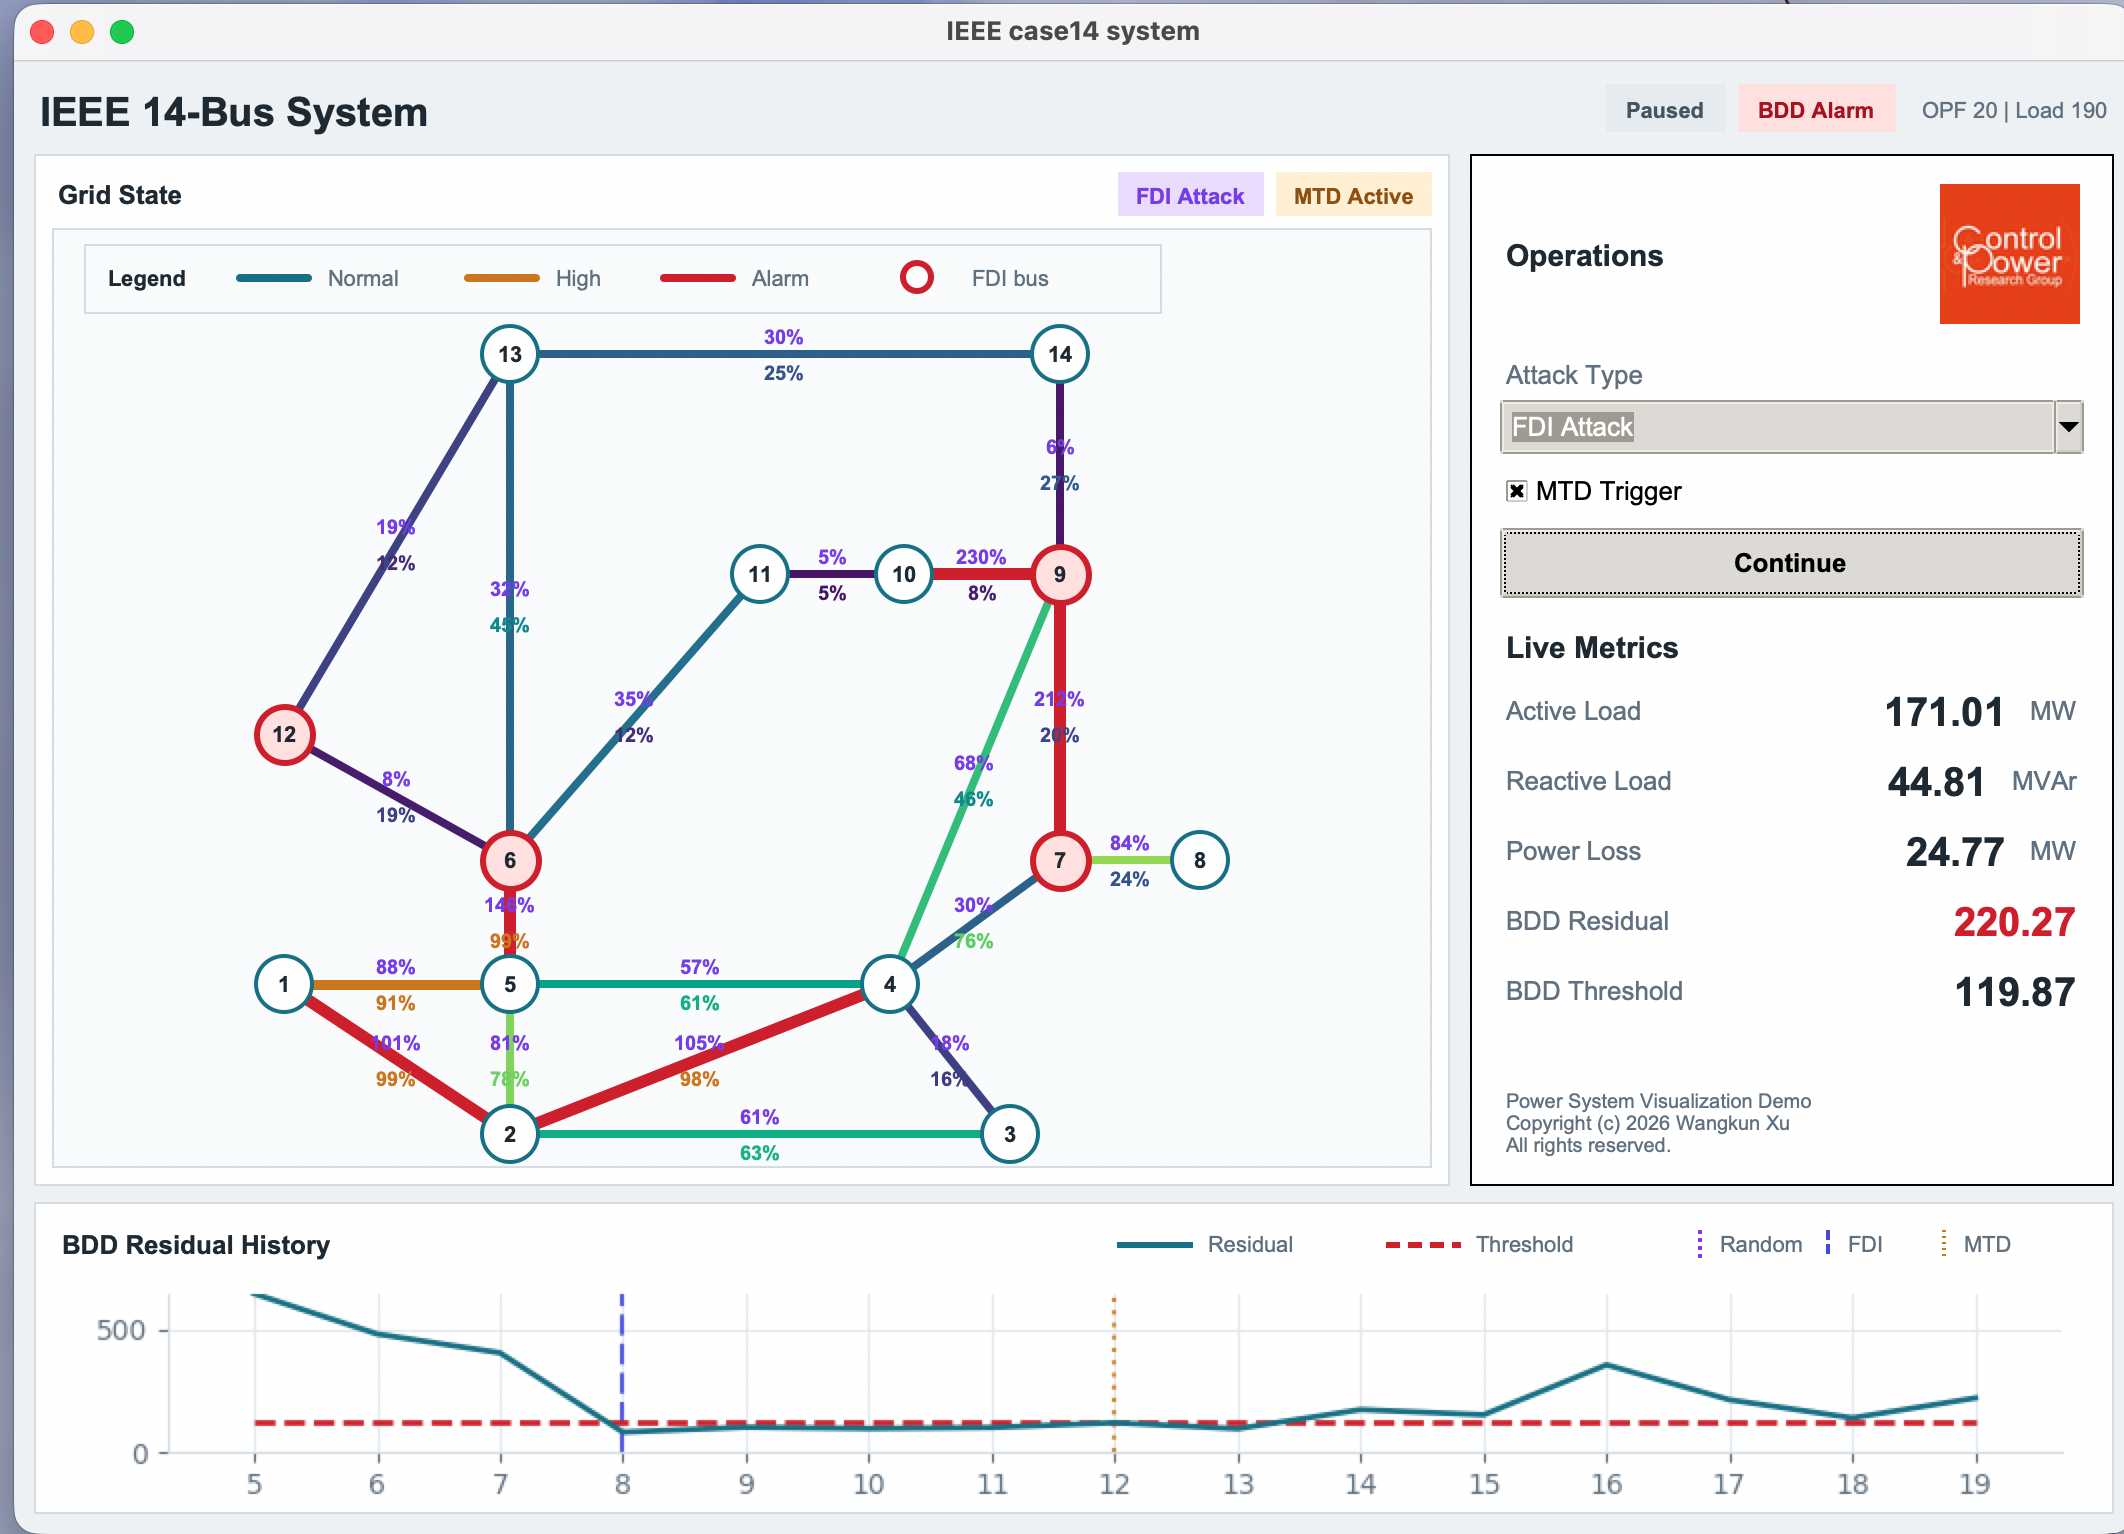

Here is the Python script that generated this plot:
"""
Main file for Display.

Author: Wangkun Xu
Copyright (c) 2026 Wangkun Xu. All rights reserved.

The current version includes:
1. Run OPF.
2. Display the normal measurement.
3. Display both random and FDI attacks.

Limits:
1. I only write the display function with full pf and pi. 
2. The residual plot pop up automatically when running the code.

TODO:
1. In the future, we can display the estimated measurement.
2. Add button to control the pop up residual.
"""


"""
Import
"""
from gen_data import gen_case, gen_load
from src.case14.coordinate import *
from pypower.api import case14
from pypower.idx_brch import RATE_A, PF, BR_X
from pypower.idx_bus import PD
from pypower.idx_gen import PG, QG
import tkinter as tk
from tkinter import ttk
from power_sys import power_env
import numpy as np
from matplotlib import cm, colors
from config_mea_idx import define_mea_idx_noise
import random
from platform import system
from PIL import ImageTk, Image
from copy import deepcopy

try:
    RESAMPLE_LANCZOS = Image.Resampling.LANCZOS
except AttributeError:
    RESAMPLE_LANCZOS = Image.ANTIALIAS

"""
Call matplotlib-canvas backend
"""
# To connect matplotlib to tkinter canvas and also for dynamically update the plot
import matplotlib
matplotlib.use('TkAgg')    # Use Tkinter backend in matplotlib
from matplotlib.figure import Figure
from matplotlib.backends.backend_tkagg import FigureCanvasTkAgg

class case_display:
    def __init__(self, display_window, case_env):
        
        """
        ATTR
        """
        self.display_window = display_window                   # The main window
        self.case_env = case_env                               # The instance of grid
        self.opf_idx = 0                                       # The number of run of opf
        self.flow_limit = case_env.case['branch'][:,RATE_A]    # The limit of active flow on each line
        self.is_pause = False
        self.att_choice = ['No Attack', 'Random Attack', 'FDI Attack']
        self.att_select = tk.StringVar()
        self.att_select.set(self.att_choice[0])   # Set the defaut as 'No Attack'

        self.residual_summary = []   # Record the residual of each run
        self.att_record = []         # Record the attack types at each opf run
        self.event_markers = []      # Record attack/MTD start indices for the residual plot
        self.prev_attack_mode = self.att_select.get()
        self.prev_mtd_state = 0
        
        self.delay_time = 1500       # The time interval between two OPFs

        # Copy the case_env whose reactance never changes for the attacker
        self.case_env_ori = deepcopy(case_env)

        """
        Measurement No.
        """
        # z = [pf, pt, pi, vang, qf, qt, qi, vmag] in the current setting
        # Measurement no
        self.pf_no = len(self.case_env.idx['pf'])
        self.pt_no = len(self.case_env.idx['pt'])
        self.pi_no = len(self.case_env.idx['pi'])
        self.vang_no = len(self.case_env.idx['vang'])
        self.qf_no = len(self.case_env.idx['qf'])
        self.qt_no = len(self.case_env.idx['qt'])
        self.qi_no = len(self.case_env.idx['qi'])
        self.vmag_no = len(self.case_env.idx['vmag'])

        """
        Attack Settings
        """

        # RANDOM ATT
        self.att_ratio_max = 0.01     # Maximum measurement change

        # FDI ATT
        self.fdi_min_posi_no = 4      # Maximum and minimum number of attacked buses
        self.fdi_max_posi_no = 8

        """
        MTD settings
        """
        self.max_reac_ratio = 0.3
        self.min_reac_ratio = 0.1

        """
        Display settings
        """
        r = 14                                  # Parameter to control the ON-GRID DISPLAY, unit: px
        self.r_brch = 9                         # shifting parameters for load flow text, unit: px
        self.wait_time = 1000                   # Interval between two opf (in ms)
        self.color_no = 256                     # The number of colors used in the branch loading rate
        self.color_name = 'viridis'
        self.font = 'Arial'
        self.font_title = (self.font, 20, 'bold')
        self.font_section = (self.font, 13, 'bold')
        self.font_label = (self.font, 11)
        self.font_value = (self.font, 17, 'bold')
        self.font_badge = (self.font, 11, 'bold')
        self.font_panel_section = (self.font, 15, 'bold')
        self.font_panel_label = (self.font, 13)
        self.font_panel_value = (self.font, 20, 'bold')
        self.font_panel_button = (self.font, 13, 'bold')
        self.font_panel_footer = (self.font, 10)
        self.font_grid = (self.font, 11, 'bold')
        self.font_grid_small = (self.font, 10, 'bold')
        self.palette = {
            'bg': '#eef1f4',
            'panel': '#ffffff',
            'panel_edge': '#d5dce3',
            'canvas': '#f9fbfc',
            'text': '#1f2933',
            'muted': '#627080',
            'normal': '#256f86',
            'warning': '#c77900',
            'alarm': '#c92a2a',
            'attack': '#7c3aed',
            'ok_bg': '#dff3ea',
            'ok_fg': '#17603a',
            'warn_bg': '#fff0d1',
            'warn_fg': '#8a5200',
            'alarm_bg': '#ffe1df',
            'alarm_fg': '#a21d1d',
            'idle_bg': '#e6ebf0',
            'idle_fg': '#465461',
        }
        matplotlib.rcParams['lines.linewidth'] = 2    # Matplotlib settings
        matplotlib.rc('xtick', labelsize=10)
        matplotlib.rc('ytick', labelsize=10)

        self.residual_plot_len = 15             # The No. of residuals show at the same time in the residual plot

        self.display_window.configure(bg=self.palette['bg'])
        self.display_window.minsize(1060, 720)
        self._configure_style()

        self.app_frame = tk.Frame(self.display_window, bg=self.palette['bg'], padx=10, pady=10)
        self.app_frame.grid(row=0, column=0, sticky='nsew')
        self.display_window.rowconfigure(0, weight=1)
        self.display_window.columnconfigure(0, weight=1)
        self.app_frame.rowconfigure(1, weight=1)
        self.app_frame.columnconfigure(0, weight=1)

        self.header_frame = tk.Frame(self.app_frame, bg=self.palette['bg'])
        self.header_frame.grid(row=0, column=0, sticky='ew', pady=(0, 8))
        self.header_frame.columnconfigure(0, weight=1)

        self.title_label = tk.Label(
            self.header_frame,
            text='IEEE 14-Bus System',
            font=self.font_title,
            bg=self.palette['bg'],
            fg=self.palette['text'],
            anchor='w',
        )
        self.title_label.grid(row=0, column=0, sticky='w')

        self.run_status_label = tk.Label(self.header_frame, font=self.font_badge, padx=8, pady=4)
        self.run_status_label.grid(row=0, column=1, padx=(6, 0))
        self.bdd_status_label = tk.Label(self.header_frame, font=self.font_badge, padx=8, pady=4)
        self.bdd_status_label.grid(row=0, column=2, padx=(6, 0))
        self.opf_label = tk.Label(
            self.header_frame,
            text='OPF 0',
            font=self.font_label,
            bg=self.palette['bg'],
            fg=self.palette['muted'],
        )
        self.opf_label.grid(row=0, column=3, padx=(10, 0))

        self.content_frame = tk.Frame(self.app_frame, bg=self.palette['bg'])
        self.content_frame.grid(row=1, column=0, sticky='nsew')
        self.content_frame.rowconfigure(0, weight=1)
        self.content_frame.columnconfigure(0, weight=1)

        self.grid_panel = tk.Frame(
            self.content_frame,
            bg=self.palette['panel'],
            highlightbackground=self.palette['panel_edge'],
            highlightthickness=1,
            padx=8,
            pady=8,
        )
        self.grid_panel.grid(row=0, column=0, sticky='nsew', padx=(0, 10))
        self.grid_panel.rowconfigure(1, weight=1)
        self.grid_panel.columnconfigure(0, weight=1)

        self.grid_header = tk.Frame(self.grid_panel, bg=self.palette['panel'])
        self.grid_header.grid(row=0, column=0, sticky='ew', pady=(0, 6))
        self.grid_header.columnconfigure(0, weight=1)
        tk.Label(
            self.grid_header,
            text='Grid State',
            font=self.font_section,
            bg=self.palette['panel'],
            fg=self.palette['text'],
            anchor='w',
        ).grid(row=0, column=0, sticky='w')
        self.attack_status_label = tk.Label(self.grid_header, font=self.font_badge, padx=7, pady=3)
        self.attack_status_label.grid(row=0, column=1, padx=(6, 0))
        self.mtd_status_label = tk.Label(self.grid_header, font=self.font_badge, padx=7, pady=3)
        self.mtd_status_label.grid(row=0, column=2, padx=(6, 0))
        
        """
        ON-GRID DISPLAY
        """
        self.sys_canvas = tk.Canvas(
            self.grid_panel,
            width=570,
            height=468,
            bg=self.palette['canvas'],
            highlightthickness=1,
            highlightbackground=self.palette['panel_edge'],
        )
        self.sys_canvas.grid(row=1, column=0, sticky='nsew')
        self.grid_diagram_offset = (0, 0)
        self.grid_legend_bottom = 42
        
        # Coordinate of each bus
        for i in range(len(case_env.case['branch'])):
            f_bus = case_env.f_bus[i]
            t_bus = case_env.t_bus[i]
            x1 = coordinate[f'{f_bus+1}'][0]
            y1 = coordinate[f'{f_bus+1}'][1]
            x2 = coordinate[f'{t_bus+1}'][0]
            y2 = coordinate[f'{t_bus+1}'][1]

            # Draw BRANCHES
            self.sys_canvas.create_line(
                x1,
                y1,
                x2,
                y2,
                fill='#9ba8b3',
                width=4,
                capstyle=tk.ROUND,
                tags=(f'line_{i}', 'grid_diagram'),
            )
            
            # Branch flow display
            x = (x1+x2)/2
            y = (y1+y2)/2

            # The tag is used to change the color of different line loading.
            self.sys_canvas.create_text(x, y - self.r_brch, tags=(f'line_text_above_{i}', 'grid_diagram'))
            self.sys_canvas.create_text(x, y + self.r_brch, tags=(f'line_text_below_{i}', 'grid_diagram'))
        
        # Draw BUSES
        for i in range(len(case_env.case['bus'])):
            x1 = coordinate[f'{i+1}'][0]
            y1 = coordinate[f'{i+1}'][1]
            x2 = coordinate[f'{i+1}'][0]
            y2 = coordinate[f'{i+1}'][1]
            # The tag is used to refer and change the color of the attacked bus
            self.sys_canvas.create_oval(
                x1-r,
                y1-r,
                x2+r,
                y2+r,
                fill='#ffffff',
                outline=self.palette['normal'],
                width=2,
                tags=(f'bus_{i}', 'grid_diagram'),
            )
            self.sys_canvas.create_text(
                x1,
                y1,
                text=f'{i+1}',
                fill=self.palette['text'],
                font=self.font_grid,
                tags=('grid_diagram', 'bus_label'),
            )

        self._draw_grid_legend()
        self.grid_diagram_bbox = self.sys_canvas.bbox('grid_diagram')
        self.sys_canvas.bind('<Configure>', self._center_grid_diagram)
        self.display_window.after_idle(self._center_grid_diagram)

        """
        OFF-GRID DISPLAY
        """

        # Measurement display frame
        self.frame_mea = tk.Frame(
            self.content_frame,
            width=322,
            bg=self.palette['panel'],
            highlightbackground=self.palette['panel_edge'],
            highlightthickness=1,
            padx=14,
            pady=12,
        )  # Construct a frame to hold all the off-grid text
        self.frame_mea.grid(row=0, column=1, sticky='ns')
        self.frame_mea.grid_propagate(False)
        self.frame_mea.columnconfigure(0, weight=1)
        self.frame_mea.rowconfigure(3, weight=1)

        logo_header = tk.Frame(self.frame_mea, bg=self.palette['panel'])
        logo_header.grid(row=0, column=0, sticky='ew', pady=(0, 12))
        logo_header.columnconfigure(0, weight=1)

        tk.Label(
            logo_header,
            text='Operations',
            font=self.font_panel_section,
            bg=self.palette['panel'],
            fg=self.palette['text'],
            anchor='w',
        ).grid(row=0, column=0, sticky='w')

        """
        Attack Combo Button
        """
        control_frame = tk.Frame(self.frame_mea, bg=self.palette['panel'])
        control_frame.grid(row=1, column=0, sticky='ew')
        control_frame.columnconfigure(0, weight=1)

        self.label_att = tk.Label(
            control_frame,
            font=self.font_panel_label,
            text='Attack Type',
            bg=self.palette['panel'],
            fg=self.palette['muted'],
            anchor='w',
        )
        self.label_att.grid(row=0, column=0, sticky='ew')

        self.combo_att = ttk.Combobox(
            control_frame,
            values=self.att_choice,
            textvariable=self.att_select,
            state='readonly',
            font=self.font_panel_label,
            width=18,
            justify=tk.LEFT,
        )
        self.combo_att.grid(row=1, column=0, sticky='ew', pady=(3, 8))

        """
        MTD Check Button
        """
        self.mtd_on = tk.IntVar()
        self.check_mtd = ttk.Checkbutton(
            control_frame,
            text='MTD Trigger',
            variable=self.mtd_on,
            onvalue=1,
            offvalue=0,
            state=tk.DISABLED,
        )
        self.check_mtd.grid(row=2, column=0, sticky='w', pady=(0, 8))

        self.button_pause = ttk.Button(
            control_frame,
            text='Pause',
            command=self.pause,
            style='Primary.TButton',
        )
        self.button_pause.grid(row=3, column=0, sticky='ew', pady=(0, 12))

        metric_frame = tk.Frame(self.frame_mea, bg=self.palette['panel'])
        metric_frame.grid(row=2, column=0, sticky='ew')
        metric_frame.columnconfigure(0, weight=1)
        tk.Label(
            metric_frame,
            text='Live Metrics',
            font=self.font_panel_section,
            bg=self.palette['panel'],
            fg=self.palette['text'],
            anchor='w',
        ).grid(row=0, column=0, sticky='ew', pady=(0, 6))

        self.label_power_active_ = self._metric_row(metric_frame, 1, 'Active Load', 'MW')
        self.label_power_reactive_ = self._metric_row(metric_frame, 2, 'Reactive Load', 'MVAr')
        self.label_power_loss_ = self._metric_row(metric_frame, 3, 'Power Loss', 'MW')
        self.label_residual_ = self._metric_row(metric_frame, 4, 'BDD Residual', '')
        self.label_threshold_ = self._metric_row(metric_frame, 5, 'BDD Threshold', '')

        """
        Authorship
        """
        cap_logo = Image.open('src/cap_logo.jpeg').resize((70,70), RESAMPLE_LANCZOS)
        cap_logo = ImageTk.PhotoImage(cap_logo)
        label_cap_logo = tk.Label(master=logo_header, image=cap_logo, bg=self.palette['panel'])
        label_cap_logo.image = cap_logo
        label_cap_logo.grid(row=0, column=1, sticky='e')

        copyright_label = tk.Label(
            self.frame_mea,
            text='Power System Visualization Demo\nCopyright (c) 2026 Wangkun Xu\nAll rights reserved.',
            font=self.font_panel_footer,
            bg=self.palette['panel'],
            fg=self.palette['muted'],
            justify=tk.LEFT,
            anchor='sw',
        )
        copyright_label.grid(row=4, column=0, sticky='sew')

        """
        Residual Plot
        """
        self.chart_panel = tk.Frame(
            self.app_frame,
            bg=self.palette['panel'],
            highlightbackground=self.palette['panel_edge'],
            highlightthickness=1,
            padx=10,
            pady=8,
        )
        self.chart_panel.grid(row=2, column=0, sticky='ew', pady=(8, 0))
        self.chart_panel.columnconfigure(0, weight=1)
        chart_header = tk.Frame(self.chart_panel, bg=self.palette['panel'])
        chart_header.grid(row=0, column=0, sticky='ew', pady=(0, 4))
        chart_header.columnconfigure(0, weight=1)
        tk.Label(
            chart_header,
            text='BDD Residual History',
            font=self.font_section,
            bg=self.palette['panel'],
            fg=self.palette['text'],
            anchor='w',
        ).grid(row=0, column=0, sticky='w')
        self._draw_residual_key(chart_header)
        figure = Figure(figsize=(8.8, 1.1), dpi=100, facecolor=self.palette['panel'])
        self.sub = figure.add_subplot(111)
        figure.subplots_adjust(left=0.055, right=0.985, top=0.92, bottom=0.20)
        self.sub.plot(self.residual_summary)
        
        self.figure_canvas = FigureCanvasTkAgg(figure, master=self.chart_panel)
        self.figure_canvas.draw()
        self.figure_canvas.get_tk_widget().grid(row=1, column=0, sticky='ew')
        # Call color map: Display different color based on the power flow
        self.color_map()
        self._set_badge(self.run_status_label, 'Starting', 'idle')
        self._set_badge(self.bdd_status_label, 'BDD Clear', 'ok')
        self._set_badge(self.attack_status_label, 'No Attack', 'idle')
        self._set_badge(self.mtd_status_label, 'MTD Off', 'idle')
        self.label_threshold_['text'] = f'{np.round(self.case_env.bdd_threshold, 2)}'
        # Call display measurement
        self.show_mea()
        # Call MTD trigger
        self.trigger_mtd()

    def _configure_style(self):
        style = ttk.Style(self.display_window)
        try:
            style.theme_use('clam')
        except tk.TclError:
            pass
        style.configure('TCombobox', padding=4)
        style.configure('TCheckbutton', background=self.palette['panel'], font=self.font_panel_label)
        style.configure('Primary.TButton', font=self.font_panel_button, padding=(9, 7))

    def _metric_row(self, parent, row, name, unit):
        row_frame = tk.Frame(parent, bg=self.palette['panel'])
        row_frame.grid(row=row, column=0, sticky='ew', pady=(0, 6))
        row_frame.columnconfigure(0, weight=1)

        tk.Label(
            row_frame,
            text=name,
            font=self.font_panel_label,
            bg=self.palette['panel'],
            fg=self.palette['muted'],
            anchor='w',
        ).grid(row=0, column=0, sticky='w')

        value = tk.Label(
            row_frame,
            text='--',
            font=self.font_panel_value,
            bg=self.palette['panel'],
            fg=self.palette['text'],
            anchor='e',
        )
        value.grid(row=0, column=1, sticky='e')

        if unit:
            tk.Label(
                row_frame,
                text=unit,
                font=self.font_panel_label,
                bg=self.palette['panel'],
                fg=self.palette['muted'],
                anchor='e',
            ).grid(row=0, column=2, sticky='e', padx=(5, 0))

        return value

    def _set_badge(self, label, text, state):
        colors = {
            'ok': (self.palette['ok_bg'], self.palette['ok_fg']),
            'warn': (self.palette['warn_bg'], self.palette['warn_fg']),
            'alarm': (self.palette['alarm_bg'], self.palette['alarm_fg']),
            'idle': (self.palette['idle_bg'], self.palette['idle_fg']),
            'attack': ('#eadcff', self.palette['attack']),
        }
        bg, fg = colors[state]
        label.config(text=text, bg=bg, fg=fg)

    def _center_grid_diagram(self, event=None):
        if not hasattr(self, 'grid_diagram_bbox') or self.grid_diagram_bbox is None:
            return

        canvas_width = event.width if event is not None else self.sys_canvas.winfo_width()
        canvas_height = event.height if event is not None else self.sys_canvas.winfo_height()
        if canvas_width <= 1 or canvas_height <= 1:
            return

        x1, y1, x2, y2 = self.grid_diagram_bbox
        diagram_width = x2 - x1
        diagram_height = y2 - y1
        x_margin = 12
        y_margin = 4
        available_top = self.grid_legend_bottom + y_margin
        available_bottom = canvas_height - y_margin
        available_height = max(0, available_bottom - available_top)

        target_x = max(x_margin, (canvas_width - diagram_width) / 2)
        target_y = available_top
        if available_height > diagram_height:
            target_y = available_top + (available_height - diagram_height) / 2

        target_offset = (target_x - x1, target_y - y1)
        dx = target_offset[0] - self.grid_diagram_offset[0]
        dy = target_offset[1] - self.grid_diagram_offset[1]
        if abs(dx) < 0.1 and abs(dy) < 0.1:
            return

        self.sys_canvas.move('grid_diagram', dx, dy)
        self.grid_diagram_offset = target_offset

    def _draw_grid_legend(self):
        x1, y1, x2, y2 = 16, 8, 554, 42
        self.sys_canvas.create_rectangle(
            x1,
            y1,
            x2,
            y2,
            fill=self.palette['canvas'],
            outline=self.palette['panel_edge'],
            width=1,
            tags='grid_legend',
        )
        self.sys_canvas.create_text(
            x1 + 12,
            y1 + 17,
            text='Legend',
            anchor='w',
            fill=self.palette['text'],
            font=self.font_badge,
            tags='grid_legend',
        )

        legend_items = [
            (94, 'Normal', self.palette['normal'], 'line'),
            (208, 'High', self.palette['warning'], 'line'),
            (306, 'Alarm', self.palette['alarm'], 'line'),
            (416, 'FDI bus', self.palette['alarm'], 'bus'),
        ]
        y = y1 + 17
        for x, text, color, kind in legend_items:
            if kind == 'line':
                self.sys_canvas.create_line(
                    x,
                    y,
                    x + 34,
                    y,
                    fill=color,
                    width=4,
                    capstyle=tk.ROUND,
                    tags='grid_legend',
                )
            else:
                self.sys_canvas.create_oval(
                    x + 9,
                    y - 8,
                    x + 23,
                    y + 6,
                    fill='#ffffff',
                    outline=color,
                    width=3,
                    tags='grid_legend',
                )
            self.sys_canvas.create_text(
                x + 44,
                y,
                text=text,
                anchor='w',
                fill=self.palette['muted'],
                font=self.font_label,
                tags='grid_legend',
            )

    def _draw_residual_key(self, parent):
        key_canvas = tk.Canvas(
            parent,
            width=492,
            height=24,
            bg=self.palette['panel'],
            highlightthickness=0,
        )
        key_canvas.grid(row=0, column=1, sticky='e')
        key_canvas.create_line(4, 12, 42, 12, fill=self.palette['normal'], width=3)
        key_canvas.create_text(
            50,
            12,
            text='Residual',
            anchor='w',
            fill=self.palette['muted'],
            font=self.font_label,
        )
        key_canvas.create_line(
            138,
            12,
            176,
            12,
            fill=self.palette['alarm'],
            width=3,
            dash=(7, 4),
        )
        key_canvas.create_text(
            184,
            12,
            text='Threshold',
            anchor='w',
            fill=self.palette['muted'],
            font=self.font_label,
        )
        event_items = [
            (296, self.att_choice[1]),
            (360, self.att_choice[2]),
            (418, 'MTD'),
        ]
        for x, event_type in event_items:
            label, color, dash = self._event_style(event_type)
            key_canvas.create_line(
                x,
                5,
                x,
                19,
                fill=color,
                width=2,
                dash=dash,
            )
            key_canvas.create_text(
                x + 10,
                12,
                text=label,
                anchor='w',
                fill=self.palette['muted'],
                font=self.font_label,
            )

    def _event_style(self, event_type):
        styles = {
            self.att_choice[1]: ('Random', '#9333ea', (2, 2)),
            self.att_choice[2]: ('FDI', '#4f46e5', (5, 2)),
            'MTD': ('MTD', self.palette['warning'], (1, 2)),
        }
        return styles.get(event_type, (str(event_type), self.palette['muted'], (3, 2)))

    def _record_plot_events(self):
        current_idx = len(self.residual_summary) - 1
        attack_mode = self.att_select.get()

        if current_idx < 0:
            self.prev_attack_mode = attack_mode
            return

        if attack_mode in self.att_choice[1:] and attack_mode != self.prev_attack_mode:
            self.event_markers.append({'index': current_idx, 'type': attack_mode})

        self.prev_attack_mode = attack_mode

    def _draw_event_markers(self, ticks_start, ticks_end):
        for event in self.event_markers:
            if not ticks_start <= event['index'] < ticks_end:
                continue
            _, color, dash = self._event_style(event['type'])
            self.sub.axvline(
                x=event['index'] - ticks_start,
                color=color,
                linewidth=1.5,
                linestyle=(0, dash),
                alpha=0.9,
                zorder=2,
            )

    def _loading_color(self, ratio):
        if ratio >= 1:
            return self.palette['alarm']
        if ratio >= 0.85:
            return self.palette['warning']
        color_idx = min(self.color_no - 1, max(0, int(ratio * (self.color_no - 1))))
        return self.color_map_list[color_idx]

    def opf_loop(self):
        """
        For each display circle, call the opf_loop func to calculate the opf and display the result
        If there is an attack, then we display the attacked measurement
        """
        # Run OPF and receive the results
        result = self.case_env.run_opf(opf_idx = self.opf_idx)
        self.opf_success = bool(result["success"])
        # Move the opf running idx by 1
        self.opf_idx+=1
        # Record the ACTUAL(NORMAL) measurement
        self.pf_actual = result['branch'][:,PF]
        self.load_active_actual = result['bus'][:,PD]

        # Generate the measurement
        load_active, load_reactive, pf_actual, pf, pl, residual = self.gen_mea(result)
            
        # Display
        self.load_active = load_active          # Active Load Power
        self.load_reactive = load_reactive      # Reactive Load Power
        self.pf_actual = pf_actual              # Actual (Nromal) power flow
        self.pf = pf                            # Active from side power flow
        self.pl = pl                            # Active power loss
        self.residual = residual                # BDD residual
        self.residual_summary.append(residual)  # Record the residual

        # Draw and set the residual plot
        self.plot_residual()
    
    def gen_mea(self, result):
        """
        Extract the measurement when there is an attack
        """
        # Generate the measurement
        z, z_noise, vang_ref, vmag_ref = self.case_env.construct_mea(result)
        
        # Record the ACTUAL(NORMAL) measurement
        pf_actual = result['branch'][:,PF]
        load_active_actual = result['bus'][:,PD]

        if self.att_select.get() == self.att_choice[0]:
            """
            NO ATTACK
            """
            # Deselect the MTD check button and disable the selection.
            self.mtd_on.set(0)
            self.check_mtd.config(state=tk.DISABLED)

        elif self.att_select.get() == self.att_choice[1]:
            """
            RANDOM ATTACK
            """
            z_att_noise = self.case_env.gen_ran_att(z_noise, self.att_ratio_max)
            
            z_noise = z_att_noise     # pass as z_noise for consistency

            # Deselect the MTD check button and disable the selection.
            self.mtd_on.set(0)
            self.check_mtd.config(state=tk.DISABLED)
        
        elif self.att_select.get() == self.att_choice[2]:
            """
            FDI ATTACK
            """
            # Set the MTD trigger check box to NORMAL
            self.check_mtd.config(state=tk.NORMAL)

            # FDI ATT
            att_spec = {}
            # Voltage angle
            ang_no = np.random.randint(self.fdi_min_posi_no, self.fdi_max_posi_no+1)     # Attack bus number
            att_spec['ang_posi'] = random.sample(self.case_env.non_ref_index, ang_no)    # Attack bus position
            att_spec['ang_str'] = -0.5+0.5*2*np.random.rand(ang_no)                      # Attack value
            # Voltage magnitude
            mag_no = np.random.randint(self.case_env.no_bus-1)
            att_spec['mag_posi'] = random.sample(self.case_env.non_ref_index, mag_no)
            att_spec['mag_str'] = -0.001+0.002*np.random.rand()                        # The voltage attack on manitude is very small
            # self.att_spec = att_spec

            # Do state estimation
            # NOTE: case_env_ori is used
            v_est, _ = self.case_env_ori.ac_se_pypower(z_noise, vang_ref, vmag_ref)
            residual = self.case_env_ori.bdd_residual(z_noise, v_est)
            self.attacker_residual = residual
            z_est = self.case_env_ori.h_x_pypower(v_est)
            
            # Generate FDI attack
            v_att, self.att_posi = self.case_env_ori.gen_fdi_att(v_est, att_spec)
            
            # Calculate the attacked measurement
            z_att_est = self.case_env_ori.h_x_pypower(v_att)
            z_att_noise = z_noise + z_att_est - z_est
            
            z_noise = z_att_noise    # pass as z_noise for consistency

        # Calculate the residual
        # NOTE: based on the changed reatance
        v_est, _ = self.case_env.ac_se_pypower(z_noise, vang_ref, vmag_ref)
        residual = self.case_env.bdd_residual(z_noise, v_est)

        z_noise = z_noise.squeeze(1)       
        pf = z_noise[:self.pf_no] 
        pt = z_noise[self.pf_no:self.pf_no+self.pt_no] 
        pi = z_noise[self.pf_no+self.pt_no:self.pf_no+self.pt_no+self.pi_no] 
        qi = z_noise[self.pf_no+self.pt_no+self.pi_no+self.vang_no+self.qf_no+self.qt_no:self.pf_no+self.pt_no+self.pi_no+self.vang_no+self.qf_no+self.qt_no+self.qi_no] 
        pg = result['gen'][:,PG]
        qg = result['gen'][:,QG]
        
        load_active = self.case_env.Cg@pg - pi*self.case_env.case['baseMVA']
        load_reactive = self.case_env.Cg@qg - qi*self.case_env.case['baseMVA']
        pl = np.sum(np.abs(pf+pt))

        return load_active, load_reactive, pf_actual, pf*self.case_env.case['baseMVA'], pl*self.case_env.case['baseMVA'], residual

    def trigger_mtd(self):
        """
        Update/Set to original reactance in the case file
        """

        mtd_state = self.mtd_on.get()
        if mtd_state == 1 and self.prev_mtd_state != 1:
            self.event_markers.append({'index': len(self.residual_summary), 'type': 'MTD'})

        if mtd_state == 1:
            # MTD is triggered, update the reactance
            increase_decrease = np.random.randint(0,2,size = self.case_env.no_brh)*2-1   # -1 or 1
            ratio = self.min_reac_ratio + (self.max_reac_ratio - self.min_reac_ratio)*np.random.rand(self.case_env.no_brh,)
            reac_new = self.case_env.reactance_ori * (1+ratio*increase_decrease)
            self.case_env.update_reactance(reac_new)
        
        else:
            # MTD is turned off, back to the default situation
            self.case_env.update_reactance(self.case_env.reactance_ori)

        self.prev_mtd_state = mtd_state

    def plot_residual(self):
        """
        Plot the estimation residual
        """ 
        
        # Draw and set the residual plot
        self.att_record.append(self.att_select.get())
        self._record_plot_events()
        self.sub.clear()
        ticks_start = 0
        ticks_end = len(self.residual_summary)
        if len(self.residual_summary) >= self.residual_plot_len:
            residual_summary = self.residual_summary[-self.residual_plot_len:]
            ticks_start, ticks_end = len(self.residual_summary) - self.residual_plot_len, len(self.residual_summary)
        else:
            residual_summary = self.residual_summary

        self.sub.set_facecolor(self.palette['panel'])
        self.sub.set_axisbelow(True)
        self._draw_event_markers(ticks_start, ticks_end)
        self.sub.plot(residual_summary, label='Residual', color=self.palette['normal'], zorder=3)
        self.sub.hlines(
            xmin=0,
            xmax=max(len(residual_summary)-1, 0),
            y=self.case_env.bdd_threshold,
            label='Threshold',
            color=self.palette['alarm'],
            linestyles='--',
            zorder=2,
        )
        self.sub.set_xticks(np.arange(len(residual_summary)))
        self.sub.set_xticklabels(np.arange(ticks_start, ticks_end))
        self.sub.set_ylim(0, np.max([np.max(residual_summary), self.case_env.bdd_threshold+10]))
        self.sub.set_xlabel('')
        self.sub.set_ylabel('')
        self.sub.tick_params(colors=self.palette['muted'])
        self.sub.grid(True, color='#e4e9ee', linewidth=0.8)
        self.sub.spines['top'].set_visible(False)
        self.sub.spines['right'].set_visible(False)
        self.sub.spines['left'].set_color(self.palette['panel_edge'])
        self.sub.spines['bottom'].set_color(self.palette['panel_edge'])
        self.figure_canvas.draw()

    def show_mea(self):
        if self.is_pause == False:
            # Continue
            self.opf_loop()       # Run OPF
            self.trigger_mtd()    # Determine whether the MTD should be triggered or not

            self.display_update() # Update the display
            self.display_window.after(self.delay_time, self.show_mea)  # Refresh the whole window
        else:
            # Pause
            pass

    def display_update(self):
        """
        OFF-grid measurement update
        """
        
        # Update off-grid Measurement
        self.label_power_active_['text'] = f'{np.round(np.sum(self.load_active), 2)}'
        self.label_power_reactive_['text'] = f'{np.round(np.sum(self.load_reactive), 2)}'
        self.label_power_loss_['text'] = f'{np.round(self.pl, 2)}'
        self.label_residual_['text'] = f'{np.round(self.residual, 2)}'

        is_alarm = self.residual >= self.case_env.bdd_threshold
        self.label_residual_.config(fg=self.palette['alarm'] if is_alarm else self.palette['text'])
        self._set_badge(self.run_status_label, 'Running' if self.opf_success else 'OPF Failed', 'ok' if self.opf_success else 'alarm')
        self._set_badge(self.bdd_status_label, 'BDD Alarm' if is_alarm else 'BDD Clear', 'alarm' if is_alarm else 'ok')

        attack_mode = self.att_select.get()
        if attack_mode == self.att_choice[0]:
            self._set_badge(self.attack_status_label, 'No Attack', 'idle')
        elif attack_mode == self.att_choice[1]:
            self._set_badge(self.attack_status_label, 'Random Attack', 'attack')
        else:
            self._set_badge(self.attack_status_label, 'FDI Attack', 'attack')

        if self.mtd_on.get() == 1:
            self._set_badge(self.mtd_status_label, 'MTD Active', 'warn')
        else:
            self._set_badge(self.mtd_status_label, 'MTD Off', 'idle')

        load_index = getattr(self.case_env, 'current_load_index', '--')
        self.opf_label.config(text=f'OPF {self.opf_idx} | Load {load_index}')
        
        """
        ON-grid measurement update
        """
        
        # Branch
        for i in range(self.case_env.no_brh):
            # Set the branch color according to the active power flow ratio
            brh_ratio = np.abs(self.pf[i]/self.flow_limit[i])           # The load rate of branch
            brh_ratio_actual = np.abs(self.pf_actual[i]/self.flow_limit[i])

            actual_color = self._loading_color(brh_ratio_actual)
            measured_color = self._loading_color(brh_ratio)
            line_ratio = brh_ratio if attack_mode != self.att_choice[0] else brh_ratio_actual
            line_color = measured_color if attack_mode != self.att_choice[0] else actual_color
            line_width = 6 if line_ratio >= 1 else 5 if line_ratio >= 0.85 else 4
            self.sys_canvas.itemconfig(tagOrId=f'line_{i}', fill=line_color, width=line_width)
            
            # Change the on-grid active flow load value
            if attack_mode == self.att_choice[0]:
                # No att
                # Normal operation
                self.sys_canvas.itemconfig(
                    tagOrId=f'line_text_below_{i}',
                    fill=actual_color,
                    text=f'{int(brh_ratio_actual*100)}%',
                    font=self.font_grid_small,
                )

                # Clear the Attack text: above
                self.sys_canvas.itemconfig(
                    tagOrId=f'line_text_above_{i}',
                    fill=actual_color,
                    text='',
                    font=self.font_grid_small,
                )

            else:
                # With attacks
                # Also display the actual measurement
                # Normal 
                self.sys_canvas.itemconfig(
                    tagOrId=f'line_text_below_{i}',
                    fill=actual_color,
                    text=f'{int(brh_ratio_actual*100)}%',
                    font=self.font_grid_small,
                )
                # Attack
                self.sys_canvas.itemconfig(
                    tagOrId=f'line_text_above_{i}',
                    fill=self.palette['attack'],
                    text=f'{int(brh_ratio*100)}%',
                    font=self.font_grid_small,
                )

        # Bus
        attacked_buses = set(self.att_posi) if attack_mode == self.att_choice[-1] else set()
        for i in range(self.case_env.no_bus):
            if i in attacked_buses:
                self.sys_canvas.itemconfig(
                    tagOrId=f'bus_{i}',
                    fill=self.palette['alarm_bg'],
                    outline=self.palette['alarm'],
                    width=3,
                )
            else:
                self.sys_canvas.itemconfig(
                    tagOrId=f'bus_{i}',
                    fill='#ffffff',
                    outline=self.palette['normal'],
                    width=2,
                )
    
    """
    DISPLAY FUNCS
    """

    def color_map(self, color_name = 'magma'):
        """
        Create the color map used for different line active power flow loading
        """
        try:
            cmap = matplotlib.colormaps[self.color_name].resampled(self.color_no)
        except AttributeError:
            cmap = cm.get_cmap(self.color_name, self.color_no)
        color_map = []
        for i in range(cmap.N):
            rgba = cmap(i)
            color_map.append(colors.rgb2hex(rgba))
        self.color_map_list = color_map
        
    def pause(self):
        if self.is_pause == False:
            # Run -> Pause
            self.is_pause = True
            self.button_pause.config(text='Continue')
            self._set_badge(self.run_status_label, 'Paused', 'idle')
        else:
            # Pause -> Run
            self.is_pause = False
            self.button_pause.config(text='Pause')
            # Recall the function to continue
            self.show_mea()
            
def os_config():
    platformD = system()
    if platformD == 'Darwin':
        logo_image = 'src/power_plant.icns'
    elif platformD == 'Windows':
        logo_image = 'src/power_plant.ico'
    
    return logo_image

if __name__ == "__main__":
    # Instance power env
    case_name = 'case14'
    case = case14()
    case = gen_case(case, 'case14')  # Modify the case
    
    # Define measurement index
    mea_idx, no_mea, noise_sigma = define_mea_idx_noise(case, 'RTU')
    
    # Generate load if it does not exist
    _, _ = gen_load(case, 'case14')
    
    # Instance the class
    case_env = power_env(case = case, case_name = case_name, noise_sigma = noise_sigma, idx = mea_idx, fpr = 0.05)
    
    # Define the Tkinter mainloop
    root = tk.Tk()
    root.title('IEEE ' + case_name + ' system')

    #logo_image = os_config()
    #root.iconbitmap(logo_image)

    os = system()
    if os == 'Darwin':
        # mac os
        img = tk.Image("photo", file = 'src/bulb_logo.png')
        root.iconphoto(True, img)
    elif os == 'Windows':
        root.iconbitmap('src/bulb.ico')
    
    case_display(root, case_env)
    root.mainloop()
